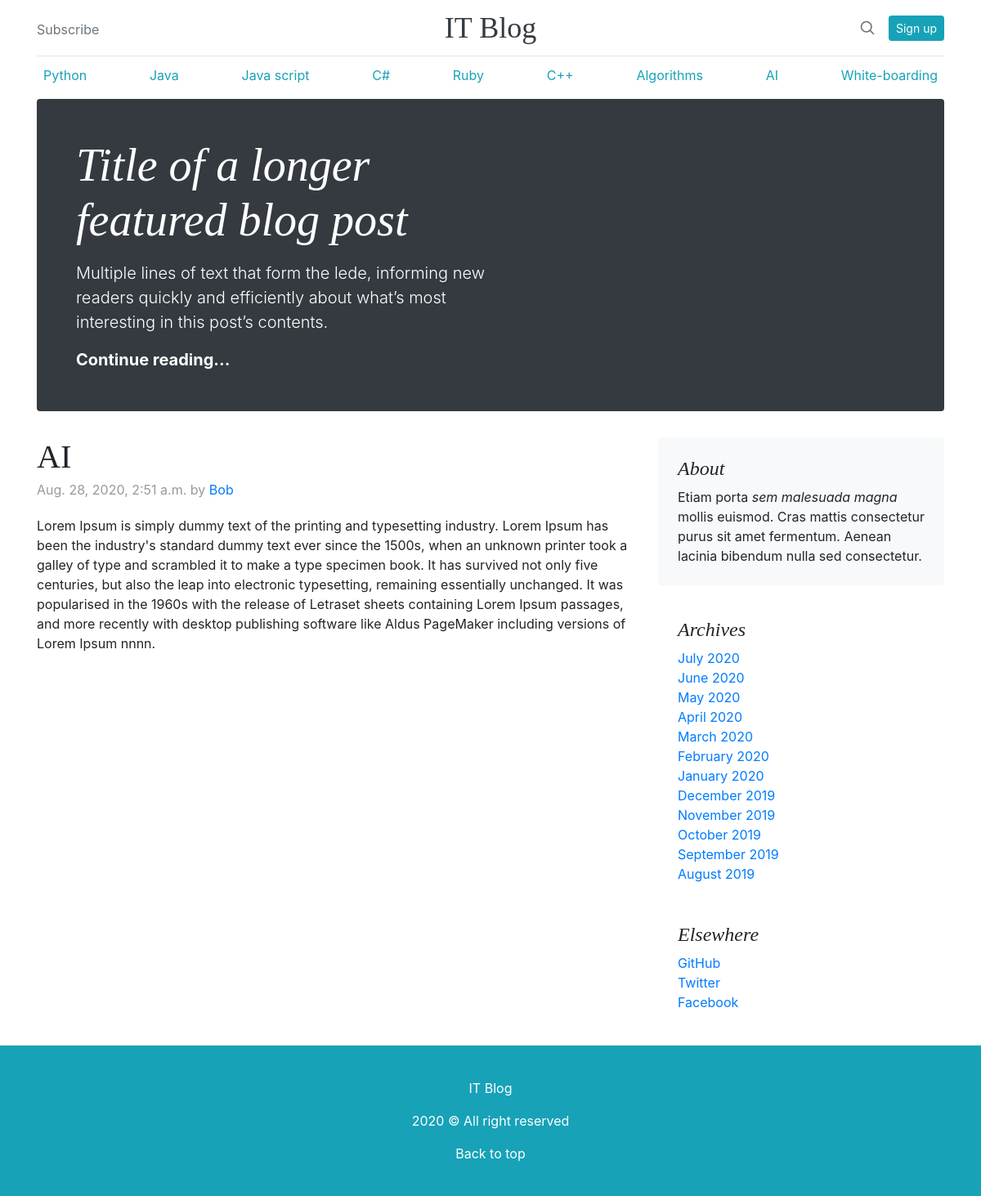
Screenshot of /post_detail/5 with the database file from the repository.
### blog/models.py (models this page shows)
class Blog(models.Model):
    title = models.CharField(max_length=64)
    author = models.ForeignKey('auth.user', on_delete=models.CASCADE)
    rubric = models.CharField(max_length=64, null=True)
    body = models.TextField(null=True)
    time = models.DateTimeField(auto_now=True)

### blog/views.py (the view)
# urls.py: path('post_detail/<int:pk>', PostPageView.as_view(), name='post_detail'),
class PostPageView(DetailView):
    template_name = "post_detail.html"
    model = Blog

### templates/post_detail.html (shortened to what this page needs)
{% extends 'base.html'%}
{% block content %}
<div class="blog-post">
    <h2 class="blog-post-title">{{blog.title}}</h2>
    <p class="blog-post-meta">{{blog.time}} by <a href="#">{{blog.author}}</a></p>
    <p>{{blog.body}}</p>
  </div>
{% endblock content %}

### static/style.css (style rules this page uses)
h1, h2, h3, h4, h5, h6 { font-family: "Playfair Display", Georgia, "Times New Roman", serif; }
.blog-post { margin-bottom: 4rem; }
.blog-post-title { margin-bottom: .25rem; font-size: 2.5rem; }
.blog-post-meta { margin-bottom: 1.25rem; color: #999; }

### rows the page displays
Blog: title "AI", time "Aug. 28, 2020, 2:51 a.m.", author "Bob", body "Lorem Ipsum is simply dummy text of the printing and typesetting industry. Lorem Ipsum has been the industry's standard dummy text ever since the 1500s, when an unknown printer took a galley of type and scrambled it to make a type specimen book. It has survived not only five centuries, but also the leap into electronic typesetting, remaining essentially unchanged. It was popularised in the 1960s with the release of Letraset sheets containing Lorem Ipsum passages, and more recently with desktop publishing software like Aldus PageMaker including versions of Lorem Ipsum nnnn."
